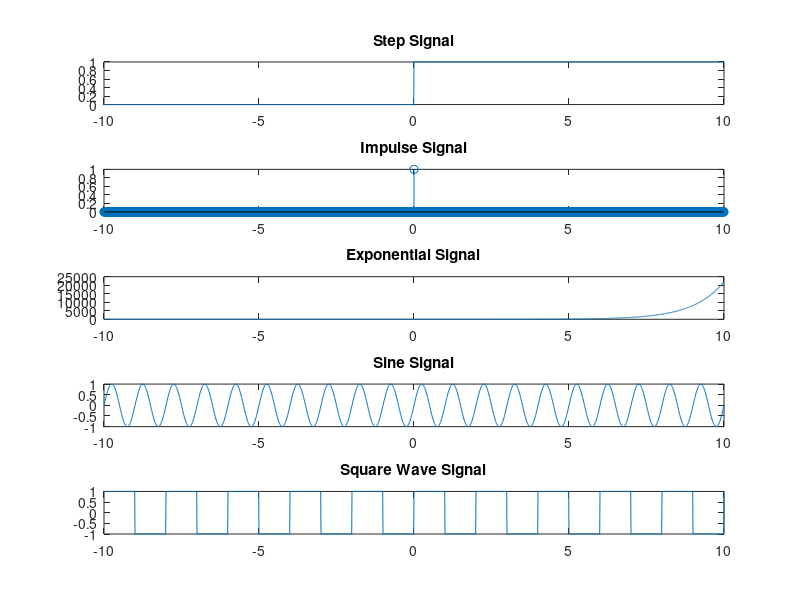

The MATLAB script that drew this image:
% 生成时间向量
t = -10:0.01:10;

% 阶跃信号
step_signal = t >= 0;

% 脉冲信号
impulse_signal = t == 0;

% 指数信号
exp_signal = exp(t);

% 正弦信号
sine_signal = sin(2 * pi * t);

% 周期矩形波信号
square_wave_signal = square(2 * pi * 0.5 * t);

% 绘制信号
figure;
subplot(5, 1, 1); plot(t, step_signal); title('Step Signal');
subplot(5, 1, 2); stem(t, impulse_signal); title('Impulse Signal');
subplot(5, 1, 3); plot(t, exp_signal); title('Exponential Signal');
subplot(5, 1, 4); plot(t, sine_signal); title('Sine Signal');
subplot(5, 1, 5); plot(t, square_wave_signal); title('Square Wave Signal');